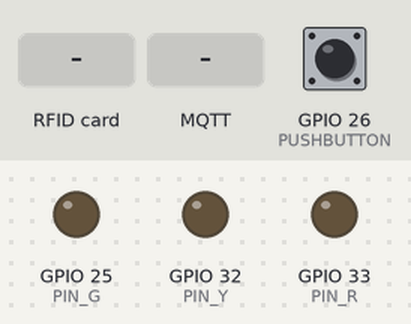
The sketch below on a simulated ESP32. On the bench: output pins drawn as LEDs (lit = HIGH). Dashed ring = blinking. The test bench sets the inputs (shaded band); at power-on: GPIO 26 (PUSHBUTTON) HIGH. WiFi joins after 1.5 s; servers stay silent unless stated; no MQTT or app messages arrive unless stated; what the sketch prints to the serial monitor is not drawn.

Above: at 2.7 s.
2.8 s: RFID card 5E 7A 19 C4 held to the reader
4.3 s: GPIO 26 (PUSHBUTTON) pulled LOW for 3.2 s
At 7.8 s:
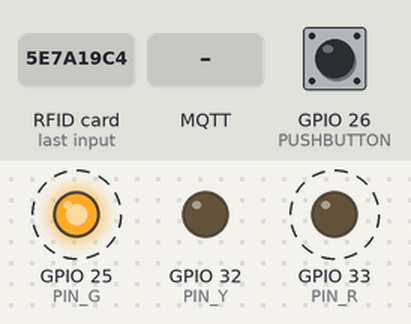
9.0 s: MQTT message "on" arrives on the first subscribed topic
10.5 s: MQTT message "1" arrives on the first subscribed topic
12.0 s: GPIO 26 (PUSHBUTTON) pulled LOW for 0.15 s
At 13.1 s:
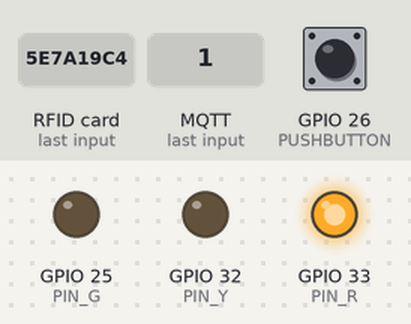
13.6 s: MQTT message "off" arrives on the first subscribed topic
Timing chart, 0 to 16.1 s (numbered marks = the images above; inputs shaded):
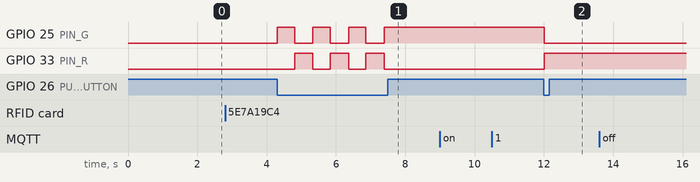

Measured:
- after the input at 2.8 s, every drawn part: stays the same
- after the input at 4.3 s, GPIO 25 (PIN_G): alternates HIGH for 0.50 s and LOW for 0.53 s, 7 changes in all, then stays HIGH, starting at once; GPIO 33 (PIN_R): alternates HIGH for 0.53 s and LOW for 0.50 s, 6 changes in all, then stays LOW, starting after 0.51 s
- after the input at 9.0 s, every drawn part: stays the same
- after the input at 10.5 s, every drawn part: stays the same
- after the input at 12.0 s, GPIO 25 (PIN_G): HIGH → LOW at once; GPIO 33 (PIN_R): LOW → HIGH at once
- after the input at 13.6 s, every drawn part: stays the same

The sketch:

RFID_MQTT.ino
```cpp
#include <MFRC522.h> //biblioteca responsável pela comunicação com o módulo RFID-RC522
#include <SPI.h> //biblioteca para comunicação do barramento SPI
#include <WiFi.h>
#include <PubSubClient.h>
#include <HTTPClient.h>

#define SS_PIN    21
#define RST_PIN   22

#define SIZE_BUFFER     18
#define MAX_SIZE_BLOCK  16

#define PIN_R 33
#define PIN_Y 32
#define PIN_G 25  // trocado de 34 para 25 (pino que aceita saída)
#define PUSHBUTTON 26


const char* ssid = "Familia Brandao ";
const char* password = "994706949";
const char* mqtt_server = "192.168.18.68";
char current_time[129];
bool started = false;
unsigned long startTime = 0;
unsigned long elapsedTime = 0;
unsigned long result = 0;
String serverName = "http://192.168.18.68:3000/api/atividade";
const unsigned long intervalo = 60000; // 1 minuto = 60.000 ms
static unsigned long lastPublish = 0;
String userId = "";  // variável global para armazenar o id do usuário do GET


volatile bool check = false;

HTTPClient http;
WiFiClient espClient;
PubSubClient client(espClient);

void leituraDados();
void my_timer();
void startService();


void startService(String id) {
  if (id == "") {
    Serial.println("ID vazio, não é possível iniciar o serviço");
    return;
  }

  String postEndpoint = "http://192.168.18.68:3000/api/order-services/209493fc-4d4b-4dec-a460-a9460bc8db21/start";

  http.begin(postEndpoint);
  http.addHeader("Content-Type", "application/json");

  // Corpo do POST, passando o id do usuário
  String jsonPayload = "{\"technicianId\":\"" + id + "\"}";

  int httpResponseCode = http.POST(jsonPayload);

  if (httpResponseCode > 0) {
    Serial.print("POST iniciado, código: ");
    Serial.println(httpResponseCode);
    String response = http.getString();
    Serial.println("Resposta: " + response);
  } else {
    Serial.print("Erro no POST: ");
    Serial.println(httpResponseCode);
  }

  http.end();
}

void finishService(String id){
  if (id == "") {
    Serial.println("ID vazio, não é possível iniciar o serviço");
    return;
  }

  String postEndpoint = "http://192.168.18.68:3000/api/order-services/209493fc-4d4b-4dec-a460-a9460bc8db21/complete";

  http.begin(postEndpoint);
  http.addHeader("Content-Type", "application/json");

  // Corpo do POST, passando o id do usuário
  String jsonPayload = "{\"technicianId\":\"" + id + "\"}";

  int httpResponseCode = http.POST(jsonPayload);

  if (httpResponseCode > 0) {
    Serial.print("POST iniciado, código: ");
    Serial.println(httpResponseCode);
    String response = http.getString();
    Serial.println("Resposta: " + response);
  } else {
    Serial.print("Erro no POST: ");
    Serial.println(httpResponseCode);
  }

  http.end();

}

void callback(char* topic, byte* payload, unsigned int length) {
  Serial.print("Mensagem recebida em [");
  Serial.print(topic);
  Serial.print("]: ");
  for (int i = 0; i < length; i++) {
    Serial.print((char)payload[i]);
  }
  Serial.println();

  // Exemplo: acende LED se receber "on"
  if (String((char*)payload).startsWith("on")) {
    digitalWrite(2, HIGH);
  } else {
    digitalWrite(2, LOW);
  }
}

void reconnect() {
  while (!client.connected()) {
    Serial.print("Tentando conexão MQTT...");
    if (client.connect("espClient")) {
      Serial.println("conectado");
      client.subscribe("meu/topico"); // Assina o tópico
    } else {
      Serial.print("falhou, rc=");
      Serial.print(client.state());
      Serial.println(" tentando novamente em 5s");
      delay(5000);
    }
  }
}

//esse objeto 'chave' é utilizado para autenticação
MFRC522::MIFARE_Key key;
//código de status de retorno da autenticação
MFRC522::StatusCode status;

// Definicoes pino modulo RC522
MFRC522 mfrc522(SS_PIN, RST_PIN);
void setup_wifi() {
  delay(10);
  Serial.println();
  Serial.print("Conectando ao Wi-Fi: ");
  Serial.println(ssid);

  WiFi.begin(ssid, password);

  while (WiFi.status() != WL_CONNECTED) {
    delay(500);
    Serial.print(".");
  }

  Serial.println("\nWiFi conectado");
  Serial.println("Endereço IP: ");
  Serial.println(WiFi.localIP());
}

void setup() {
  // Inicia a serial
  Serial.begin(115200);
  SPI.begin(); // Init SPI bus

  setup_wifi();
  client.setServer(mqtt_server, 1883);
  client.setCallback(callback);

  pinMode(PIN_R, OUTPUT);
  pinMode(PIN_Y, OUTPUT);
  pinMode(PIN_G, OUTPUT);
  pinMode(PUSHBUTTON, INPUT_PULLUP);

  // Inicia MFRC522
  mfrc522.PCD_Init();
  // Mensagens iniciais no serial monitor
  Serial.println("Aproxime o seu cartao do leitor...");
  Serial.println();

}

void loop() {
  if (WiFi.status() == WL_CONNECTED) {
    if (!client.connected()) {
      reconnect();
    }
    client.loop();

    // Lê cartão RFID se presente
    if (mfrc522.PICC_IsNewCardPresent() && mfrc522.PICC_ReadCardSerial()) {
      if (!check) {
        leituraDados();
      }
    }

    // Roda timer do botão
    if (check) {
      my_timer();
    }

    // Publica a cada 1 min
    static unsigned long lastPublish = 0;
    if (millis() - lastPublish >= intervalo) {
      lastPublish = millis();

      unsigned long minutos = (elapsedTime / 1000) / 60;
      char msg[64];
      snprintf(msg, sizeof(msg), "Minutos passados: %lu", minutos);

      client.publish("timer/topico", msg);
      Serial.println(msg);
    }

    // Para o cartão
    mfrc522.PICC_HaltA();
    mfrc522.PCD_StopCrypto1();
  }
}


//faz a leitura dos dados do cartão/tag
void leituraDados()
{
  mfrc522.PICC_DumpDetailsToSerial(&(mfrc522.uid));
  for (byte i = 0; i < 6; i++) key.keyByte[i] = 0xFF;
  byte buffer[SIZE_BUFFER] = {0};
  char name[17];
  byte bloco = 1;
  byte tamanho = SIZE_BUFFER;

  status = mfrc522.PCD_Authenticate(MFRC522::PICC_CMD_MF_AUTH_KEY_A, bloco, &key, &(mfrc522.uid));
  if (status != MFRC522::STATUS_OK) { Serial.println("Falha na autenticação"); return; }

  status = mfrc522.MIFARE_Read(bloco, buffer, &tamanho);
  if (status != MFRC522::STATUS_OK) { Serial.println("Falha na leitura"); return; }

  for (uint8_t i = 0; i < MAX_SIZE_BLOCK; i++) {
      Serial.write(buffer[i]);
      name[i] = (char)buffer[i];
  }
  name[16] = '\0';

  char rfid[128];
  snprintf(rfid, sizeof(rfid), "http://192.168.18.68:8080/api/technicians/rfid/%s", name);
  http.begin(rfid);
  int httpResponseCode = http.GET();

  if (httpResponseCode > 0) {
    Serial.print("HTTP Response code: ");
    Serial.println(httpResponseCode);

    String payload = http.getString();
    Serial.println(payload);

    // Extrair ID do JSON (simples, sem biblioteca externa)
    int idIndex = payload.indexOf("\"id\":\"");
    if (idIndex != -1) {
      int start = idIndex + 6;
      int end = payload.indexOf("\"", start);
      userId = payload.substring(start, end);
      Serial.println("ID capturado: " + userId);
    } else {
      userId = "";
      Serial.println("ID não encontrado no payload");
    }

  } else {
    Serial.print("Error code: ");
    Serial.println(httpResponseCode);
  }

  http.end();
  check = true;
}

void my_timer() {
  if (digitalRead(PUSHBUTTON) == LOW && !started) {
    startTime = millis();
    started = true;

    digitalWrite(PIN_G, HIGH);
    digitalWrite(PIN_Y, LOW);
    digitalWrite(PIN_R, LOW);

    Serial.println("▶️ Cronômetro iniciado!");

    // Faz POST para iniciar serviço
    startService(userId);

    delay(500); // debounce
  }

  if (started) {
    elapsedTime = millis() - startTime;
    Serial.print("Tempo decorrido: ");
    Serial.print(elapsedTime / 1000);
    Serial.println("s");

    if (digitalRead(PUSHBUTTON) == LOW) {
      Serial.println("⏹️ Cronômetro parado.");
      started = false;
      result = (elapsedTime/1000)/60;
      startTime = 0;

      digitalWrite(PIN_G, LOW);
      digitalWrite(PIN_Y, LOW);
      digitalWrite(PIN_R, HIGH);

      Serial.print("⏱️ Tempo final: ");
      Serial.print(result);
      Serial.println("minuto");

      // Se quiser, aqui poderia chamar outro POST para finalizar
      // ex: finishService(userId);

      delay(500); // debounce
    }
  }
}
```
